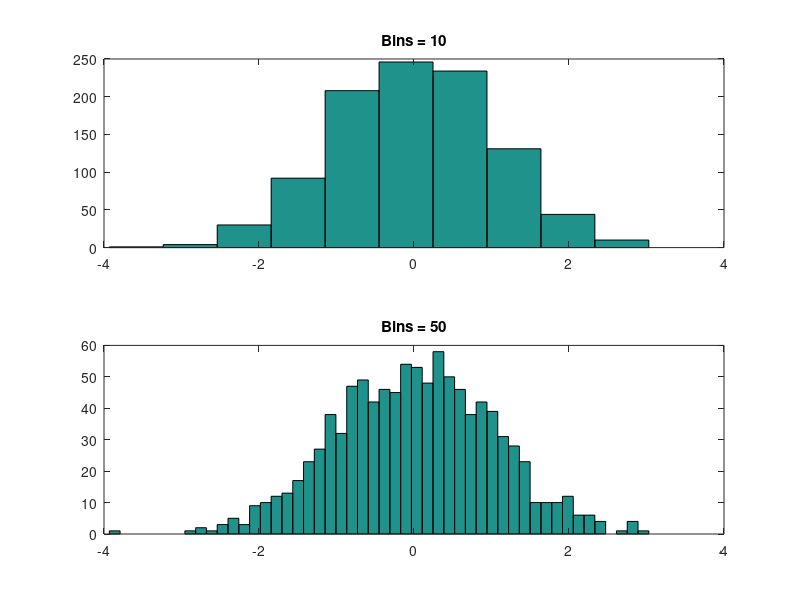

The MATLAB source for this figure:
% 06 6
% Histogram
clc
clear

y = randn(1, 1000);
subplot(2, 1, 1);
hist(y, 10);  % number of bins
title('Bins = 10');

subplot(2, 1, 2);
hist(y, 50);  % number of bins
title('Bins = 50');
